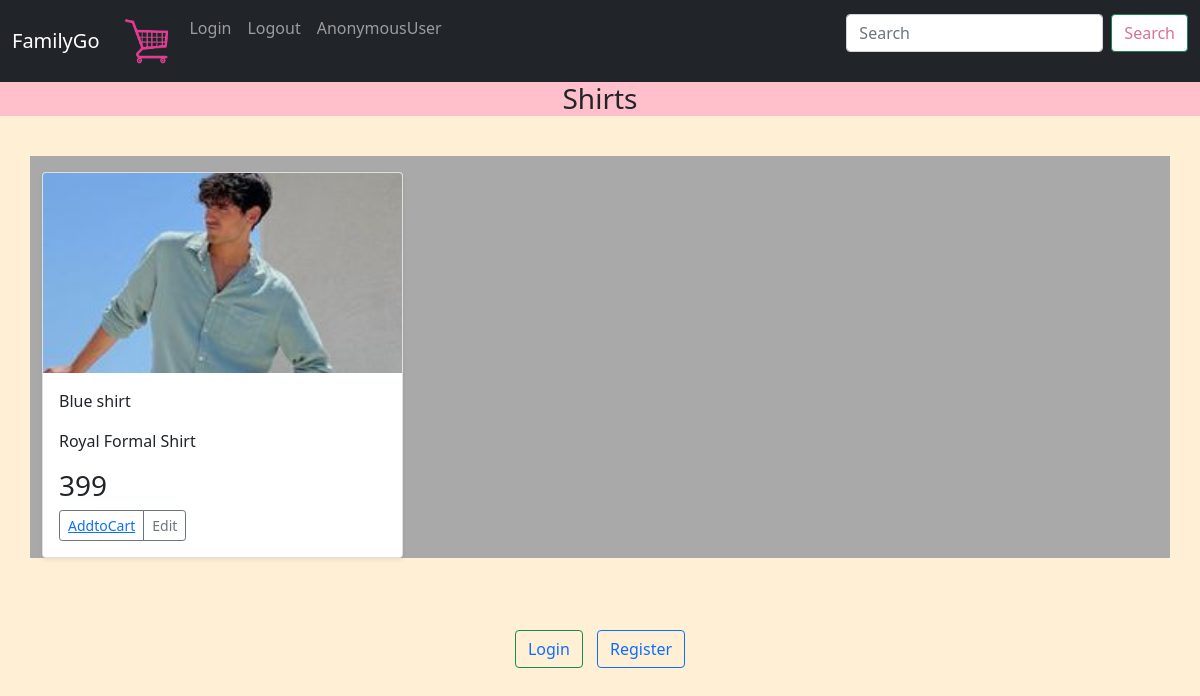
The page /shirt on the database its author committed.
### familygo/models.py (models this page shows)
class Shirts_product(models.Model):
    p_name=models.CharField(max_length=30)
    price=models.IntegerField()
    description=models.TextField(max_length=300)
    date=models.DateField(auto_now=True)
    category=models.ForeignKey(Trending_category,on_delete=models.CASCADE)
    image = models.ImageField(upload_to='familygo/images')
    class Meta:
        db_table="Shirts_product"

### familygo/views.py (the view)
# urls.py: path('shirt',v.shirt_view),
def shirt_view(request):
    pl=Shirts_product.objects.all()
    context={'pl':pl}
    return render(request,'shirt.html',context)

### familygo/templates/shirt.html (shortened to what this page needs)
{%include 'navbar.html'%}
{%load static%}
<div style="text-align: center;background-color: pink;">
    <h3>Shirts</h3>
  </div>
<body style="background-color: papayawhip;">
  <div class="container" style="background-color: darkgray;">
      <div class="row row-cols-1 row-cols-sm-2 row-cols-md-3 g-3">
        {%for i in pl%}
        <div class="col">
          <div class="card shadow-sm">
            <img src="{{ i.image.url }}" alt="{{ i.p_name }}" class="bd-placeholder-img card-img-top"
                        style="width: 100%; height: 200px; object-fit: cover;">
            <div class="card-body">
              <p class="card-text">{{i.p_name}}</p>
              <p class="card-text">{{i.description}}</p>
              <h3>{{i.price}}</h3>
              <div class="d-flex justify-content-between align-items-center">
                <div class="btn-group">
                  <button type="button" class="btn btn-sm btn-outline-secondary">
                    <a href="shirtcart/{{i.p_name}}">AddtoCart</a>
                  </button>
                  <button type="button" class="btn btn-sm btn-outline-secondary">Edit</button>
                </div>
              </div>
            </div>
          </div>
        </div>
        {%endfor%}
          </div>
        </div>
<br>
<br>
<br>
  <div style="text-align: center;">
    <td>
        <button class="btn btn-outline-success" type="submit">
            <a href="login" style="text-decoration: none;">Login</a>
        </button>
    </td>
    <td>
        <button class="btn btn-outline-primary" type="submit" style="margin-left: 10px;">
            <a href="register" style="text-decoration: none;">Register</a>
        </button>
    </td>
  </div>
  <br>
</body>

### rows shown on the page
Shirts_product: image (picture), p_name "Blue shirt", description "Royal Formal Shirt", price "399"

### other values the page prints
{{ user }} "AnonymousUser"
